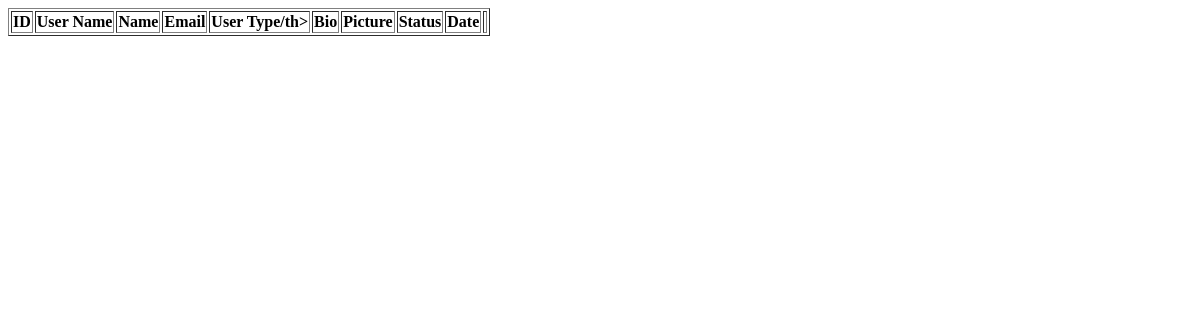
Page /admin/user/view.php on the earlier database version.
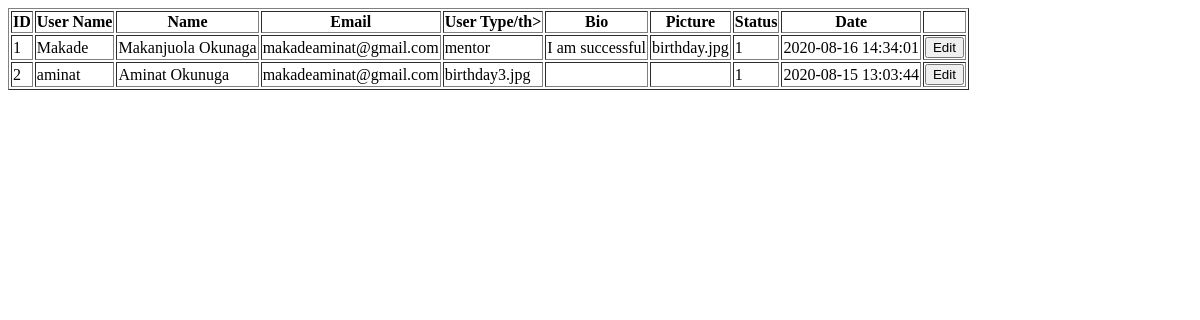
Same page on the later database version.
### tables this page shows
CREATE TABLE IF NOT EXISTS `users` (
  `id` int(11) NOT NULL AUTO_INCREMENT,
  `username` varchar(255) NOT NULL,
  `fname` varchar(255) NOT NULL,
  `lname` varchar(255) NOT NULL,
  `password` varchar(255) NOT NULL,
  `email` varchar(255) NOT NULL,
  `user_type` varchar(255) NOT NULL,
  `bio` text,
  `picture` text,
  `status` int(11) NOT NULL DEFAULT '1' COMMENT '1: Active, 2: Inactive, 3:Pending',
  `date_created` timestamp NOT NULL DEFAULT CURRENT_TIMESTAMP,
  `date_updated` timestamp NULL DEFAULT NULL,
  PRIMARY KEY (`id`)
);

### autoload.php (called while the page is built, shortened)
<?php
spl_autoload_register(function ($class_name) {
    $file = str_replace('\\', DIRECTORY_SEPARATOR, $class_name).'.php';
});

### App/controller/User.php (called while the page is built, shortened)
<?php
class User
{
    public static function getAll() {
        $db = new Database();
        $db->connect();
        $users = $db->select("SELECT * FROM USERS ORDER BY ID DESC");
        return $users;
    }
}

### App/Library/Database.php (called while the page is built, shortened)
<?php
class Database {
    public $host = 'localhost';
    public $username = 'root';
    public $password = '';
    public $db = 'sca_db';
    public $conn;
    public $stmt;
    public function connect() {
        $this->conn = new \mysqli($this->host, $this->username, $this->password, $this->db);
    }
    public function prepare($sql) {
        $this->stmt = $this->conn->prepare($sql);
    }
    public function select($sql) {
        $this->prepare($sql);
        $this->result = $this->stmt->execute();
        $this->result = $this->stmt->get_result();
        $all_rows = array();
        while($row = $this->result->fetch_assoc()) {
            array_push($all_rows, $row);
        }
        return $all_rows;
    }
}

### admin/user/view.php (the view, shortened to what this page needs)
<?php
include_once '../../autoload.php';
$users = array();
try {
    $users = Controller\User::getAll();
} catch (\Exception $e) {
    $error = $e->getMessage();
    exit($error);
}
?>
<!DOCTYPE html>
<html lang="en">
<body>
<div>
    <div>
        <table border="1">
            <thead>
            <tr>
                <th>ID</th>
                <th>User Name</th>
                <th>Name</th>
                <th>Email</th>
                <th>User Type/th>
                <th>Bio</th>
                <th>Picture</th>
                <th>Status</th>
                <th>Date</th>
                <th></th>
            </tr>
            </thead>
            <tbody>
            <?php
            $id = 0;
            foreach($users as $user): ?>
                <tr>
                    <td><?= ++$id?></td>
                    <td><?= $user['username']?></td>
                    <td><?= $user['fname']. " ".  $user['lname']?></td>
                    <td><?= $user['email']?></td>
                    <td><?= $user['user_type']?></td>
                    <td><?= $user['bio']?></td>
                    <td><?= $user['picture']?></td>
                    <td><?= $user['status']?></td>
                    <td><?= $user['date_created']?></td>
                    <td><a href="edit.php?user_id=<?= $user['id']?>"><button>Edit</button></a></td>
                </tr>
            <?php endforeach ?>
            </tbody>
        </table>
    </div>
</div>
</body>
</html>

Differences in the rows shown:
added users: username "Makade", fname "Makanjuola", lname "Okunaga", email "makadeaminat@gmail.com", user_type "mentor", bio "I am successful", picture "birthday.jpg", status "1", date_created "2020-08-16 14:34:01"
added users: username "aminat", fname "Aminat", lname "Okunuga", email "makadeaminat@gmail.com", user_type "birthday3.jpg", status "1", date_created "2020-08-15 13:03:44"
